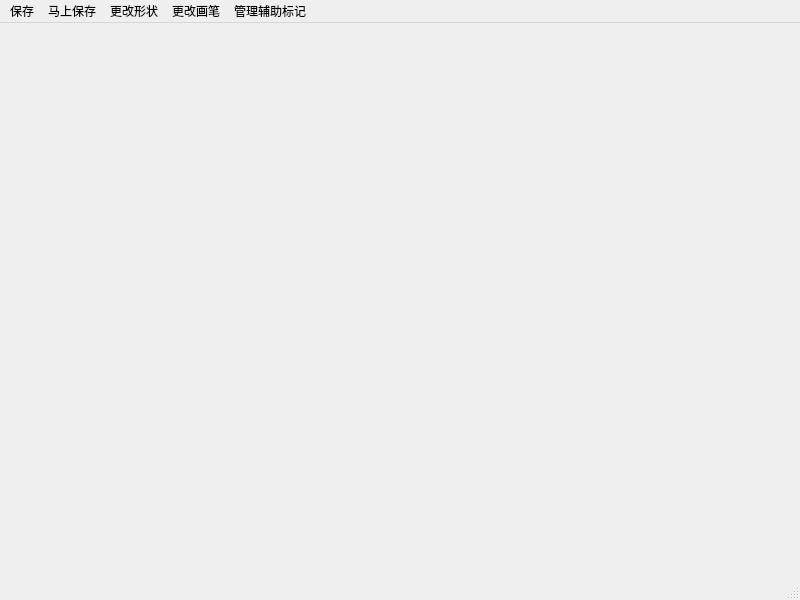
<?xml version="1.0" encoding="UTF-8"?>
<ui version="4.0">
 <class>curPicForLabeling_MainWindow</class>
 <widget class="QMainWindow" name="curPicForLabeling_MainWindow">
  <property name="geometry">
   <rect>
    <x>0</x>
    <y>0</y>
    <width>800</width>
    <height>600</height>
   </rect>
  </property>
  <property name="windowTitle">
   <string>MainWindow</string>
  </property>
  <widget class="QWidget" name="centralwidget"/>
  <widget class="QMenuBar" name="menubar">
   <property name="geometry">
    <rect>
     <x>0</x>
     <y>0</y>
     <width>800</width>
     <height>17</height>
    </rect>
   </property>
   <widget class="QMenu" name="menu">
    <property name="title">
     <string>保存</string>
    </property>
    <addaction name="actionendLabeling"/>
    <addaction name="actionremoveTheLast"/>
   </widget>
   <widget class="QMenu" name="saveImediately">
    <property name="title">
     <string>马上保存</string>
    </property>
    <addaction name="actionsavePicOnly"/>
    <addaction name="actionsaveLabelsOnly"/>
    <addaction name="actionsaveAll"/>
   </widget>
   <widget class="QMenu" name="menu_2">
    <property name="title">
     <string>更改形状</string>
    </property>
    <addaction name="actionchangeToAnyFourPoly"/>
    <addaction name="actionchangeToRectMode"/>
    <addaction name="actionchangeToFivePoly"/>
    <addaction name="actionchangeAndActivateSelectMode"/>
   </widget>
   <widget class="QMenu" name="menu_3">
    <property name="title">
     <string>更改画笔</string>
    </property>
    <addaction name="actionchangeColor"/>
    <addaction name="actionchangeWidth"/>
   </widget>
   <widget class="QMenu" name="menu_4">
    <property name="title">
     <string>管理辅助标记</string>
    </property>
    <addaction name="actionopenTheLabelHelper"/>
    <addaction name="actioncloseTheLabelHelper"/>
    <addaction name="actionchangeHelperPenColor"/>
    <addaction name="actionchangeHelperPenWidth"/>
   </widget>
   <addaction name="menu"/>
   <addaction name="saveImediately"/>
   <addaction name="menu_2"/>
   <addaction name="menu_3"/>
   <addaction name="menu_4"/>
  </widget>
  <widget class="QStatusBar" name="statusbar"/>
  <action name="actionendLabeling">
   <property name="text">
    <string>结束标记</string>
   </property>
  </action>
  <action name="actionsavePicOnly">
   <property name="text">
    <string>只保存图片</string>
   </property>
  </action>
  <action name="actionsaveLabelsOnly">
   <property name="text">
    <string>只保存标签</string>
   </property>
   <property name="iconText">
    <string>只保存标签</string>
   </property>
  </action>
  <action name="actionsaveAll">
   <property name="text">
    <string>保存所有</string>
   </property>
  </action>
  <action name="actionchangeToAnyFourPoly">
   <property name="text">
    <string>切换到任意四边形标注</string>
   </property>
  </action>
  <action name="actionchangeToRectMode">
   <property name="text">
    <string>切换到标准矩形标注</string>
   </property>
  </action>
  <action name="actionchangeToFivePoly">
   <property name="text">
    <string>切换到任意五边形</string>
   </property>
  </action>
  <action name="actionchangeAndActivateSelectMode">
   <property name="text">
    <string>切换到自定义</string>
   </property>
  </action>
  <action name="actionchangeColor">
   <property name="text">
    <string>更换颜色</string>
   </property>
  </action>
  <action name="actionchangeWidth">
   <property name="text">
    <string>更换粗度</string>
   </property>
  </action>
  <action name="actionremoveTheLast">
   <property name="text">
    <string>撤销</string>
   </property>
  </action>
  <action name="actionopenTheLabelHelper">
   <property name="text">
    <string>打开辅助标记</string>
   </property>
  </action>
  <action name="actioncloseTheLabelHelper">
   <property name="text">
    <string>关闭辅助标记</string>
   </property>
  </action>
  <action name="actionchangeHelperPenColor">
   <property name="text">
    <string>更改辅助画笔画笔颜色</string>
   </property>
  </action>
  <action name="actionchangeHelperPenWidth">
   <property name="text">
    <string>改变辅助画笔标记笔宽</string>
   </property>
  </action>
 </widget>
 <resources/>
 <connections/>
</ui>
